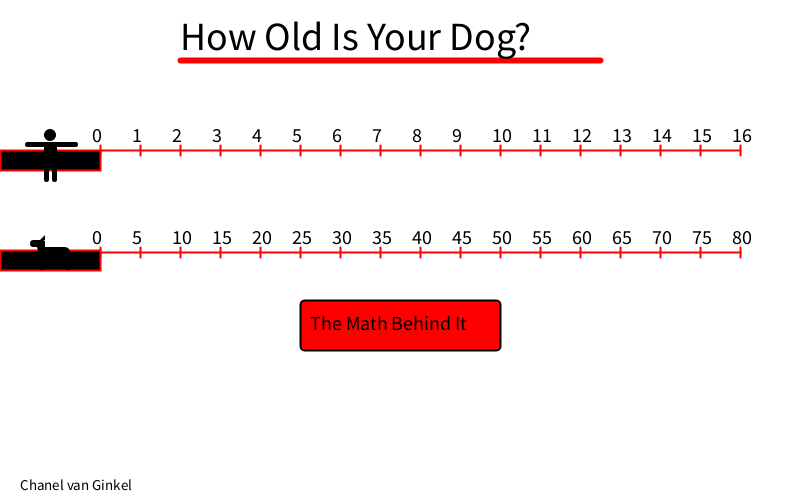
Frame 1 (no input)
Frame 60 (the mouse pressed at the canvas centre just before this capture): identical to frame 1, image omitted
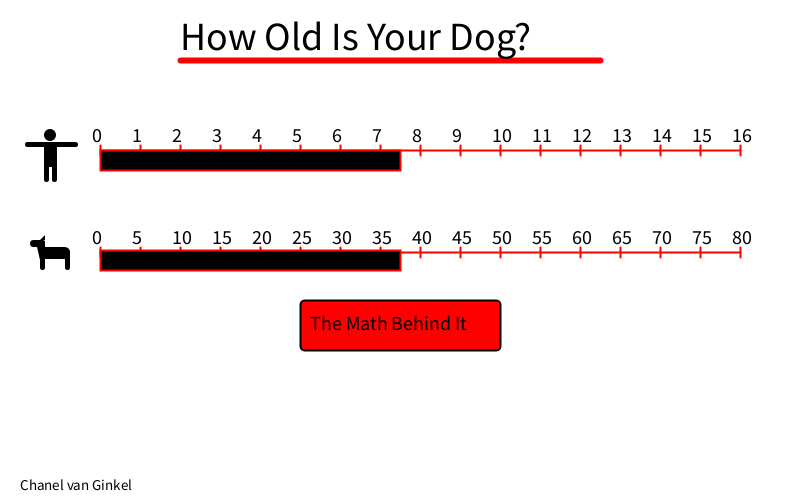
Frame 120 (the mouse held since frame 60 and released just before this capture)

The Processing sketch that drew these frames (run headless with seeded random() and noise(); from frame 60 on, the mouse is pressed at the canvas centre):

// Processing sketch: DogYears
// ── DogYears.pde
void setup() {
  size(800,500);
}

void draw(){
  background(255);
  stroke(255,0,0);
  strokeWeight(6);
  line(180,60,600,60);
  strokeWeight(2);
  visual(100,150,100,252);
  changeToDogYears(mouseX-100);//conversion not correct
  fill(0);
  rect(100,150,mouseX-100,20);
  rect(100,250,mouseX-100,20);//conversion not correct
  
  noStroke();
  ellipse(50,135,12,12);
  rect(44,142,13,25,5);
  rect(44,162,5,20,5);
  rect(52,162,5,20,5);
  rect(25,142,53,5,5);
  
  rect(30,240,15,7,5);
  rect(40,247,30,12,7);
  rect(40,240,5,30,5);
  rect(65,250,5,20,5);
  triangle(40,240,45,235,45,240);
  triangle(37,247,40,247,40,260);
  
  textSize(40);
  text("How Old Is Your Dog?",180,50);
  

  
  if( mouseX < 500 && mouseX > 300 && mouseY > 300 && mouseY < 350) {
    stroke(3);
    fill(200,0,0);
    rect(300,300,200,50,5);
    fill(0);
    textSize(20);
    text("The Math Behind It",310,330);
    
    fill(255,0,0);
    stroke(3);
    rect(200,360,400,100,5);
    fill(0);
    textSize(15);
    text("When your dog is one year old it is equevalent to a 15 \nyear old human. Two years old is an additional 9 \nhuman years, and every year after that is equal to 5 \nhuman years.",210,380);
  } else {
    stroke(3);
    fill(255,0,0);
    rect(300,300,200,50,5);
    fill(0);
    textSize(20);
    text("The Math Behind It",310,330);
  }
  textSize(15);
  text("Chanel van Ginkel",20,490);
}

void visual(int x, int y, int a, int b) {
  textSize(20);
  stroke(255,0,0);
  line(x,y,740,y);
  for(int i = 0; i < 17; i = i+1) {
    line(x+i*40,y-5,x+i*40,y+5);
    fill(0);
    text(i,x+i*40-8, y-8);
  }
  line(a,b,740,b);
  for(int i = 0; i < 81; i = i+5){
    stroke(255,0,0);
    line(a+i*8,b-5,a+i*8,b+5);
    fill(0);
    text(i,a+i*8-8,b-8);
  }
}

float changeToDogYears(float value) {
  if (value == 0.25) {
    value = 3.75;
  }else if (value == 0.5) {
    value = 7.5;
  }else if(value < 2) {
    value = 15;
  }else if (value < 3) {
    value = 15+9;
  }else {
    value = 15+9+(5*value);
  }
  return value;
}
